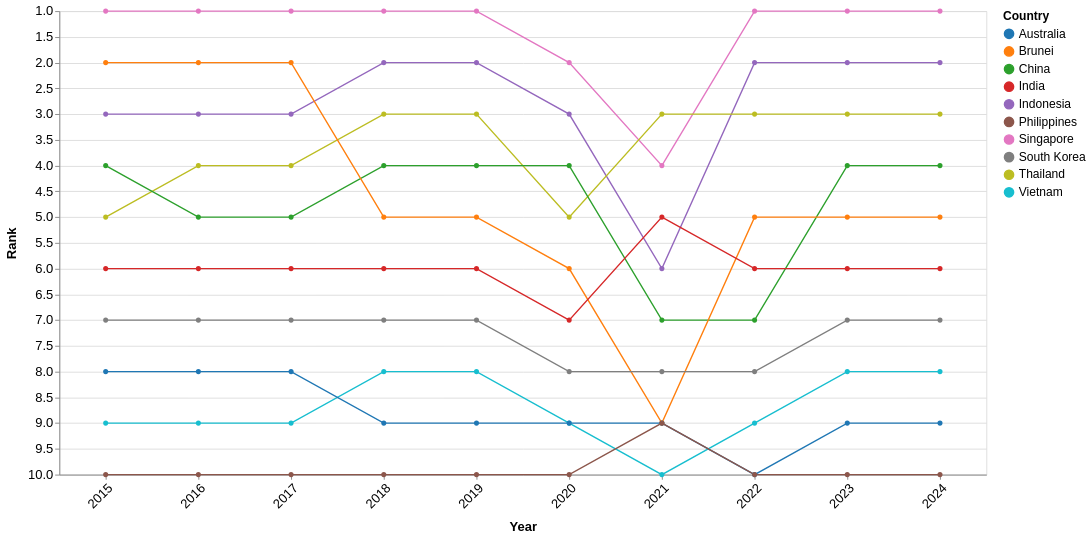

Here is the Vega-Lite specification saved for this chart:
### Vega-Lite specification from a JSON file in a GitHub repository (floating-point values rounded to 4 significant figures)
{"$schema": "https://vega.github.io/schema/vega-lite/v5.json", "width": 1000, "height": 500, "data": {"values": [{"Country": "Singapore", "year": 2024, "Visitors": 4276007, "rank": 1}, {"Country": "Singapore", "year": 2023, "Visitors": 8308230, "rank": 1}, {"Country": "Singapore", "year": 2022, "Visitors": 5222991, "rank": 1}, {"Country": "Singapore", "year": 2021, "Visitors": 16308, "rank": 4}, {"Country": "Singapore", "year": 2020, "Visitors": 1545255, "rank": 2}, {"Country": "Singapore", "year": 2019, "Visitors": 10163882, "rank": 1}, {"Country": "Singapore", "year": 2018, "Visitors": 10615986, "rank": 1}, {"Country": "Singapore", "year": 2017, "Visitors": 12441713, "rank": 1}, {"Country": "Singapore", "year": 2016, "Visitors": 13272961, "rank": 1}, {"Country": "Singapore", "year": 2015, "Visitors": 12930754, "rank": 1}, {"Country": "Indonesia", "year": 2024, "Visitors": 1786630, "rank": 2}, {"Country": "Indonesia", "year": 2023, "Visitors": 3108165, "rank": 2}, {"Country": "Indonesia", "year": 2022, "Visitors": 1481739, "rank": 2}, {"Country": "Indonesia", "year": 2021, "Visitors": 11025, "rank": 6}, {"Country": "Indonesia", "year": 2020, "Visitors": 711723, "rank": 3}, {"Country": "Indonesia", "year": 2019, "Visitors": 3623277, "rank": 2}, {"Country": "Indonesia", "year": 2018, "Visitors": 3277689, "rank": 2}, {"Country": "Indonesia", "year": 2017, "Visitors": 2796570, "rank": 3}, {"Country": "Indonesia", "year": 2016, "Visitors": 3049964, "rank": 3}, {"Country": "Indonesia", "year": 2015, "Visitors": 2788033, "rank": 3}, {"Country": "Thailand", "year": 2024, "Visitors": 813783, "rank": 3}, {"Country": "Thailand", "year": 2023, "Visitors": 1551282, "rank": 3}, {"Country": "Thailand", "year": 2022, "Visitors": 715528, "rank": 3}, {"Country": "Thailand", "year": 2021, "Visitors": 59607, "rank": 3}, {"Country": "Thailand", "year": 2020, "Visitors": 394413, "rank": 5}, {"Country": "Thailand", "year": 2019, "Visitors": 1884306, "rank": 3}, {"Country": "Thailand", "year": 2018, "Visitors": 1914692, "rank": 3}, {"Country": "Thailand", "year": 2017, "Visitors": 1836522, "rank": 4}, {"Country": "Thailand", "year": 2016, "Visitors": 1780800, "rank": 4}, {"Country": "Thailand", "year": 2015, "Visitors": 1343569, "rank": 5}, {"Country": "China", "year": 2024, "Visitors": 1449711, "rank": 4}, {"Country": "China", "year": 2023, "Visitors": 1474114, "rank": 4}, {"Country": "China", "year": 2022, "Visitors": 211363, "rank": 7}, {"Country": "China", "year": 2021, "Visitors": 7701, "rank": 7}, {"Country": "China", "year": 2020, "Visitors": 405149, "rank": 4}, {"Country": "China", "year": 2019, "Visitors": 3114257, "rank": 4}, {"Country": "China", "year": 2018, "Visitors": 2944133, "rank": 4}, {"Country": "China", "year": 2017, "Visitors": 2281666, "rank": 5}, {"Country": "China", "year": 2016, "Visitors": 2124942, "rank": 5}, {"Country": "China", "year": 2015, "Visitors": 1677163, "rank": 4}, {"Country": "Brunei", "year": 2024, "Visitors": 565999, "rank": 5}, {"Country": "Brunei", "year": 2023, "Visitors": 811833, "rank": 5}, {"Country": "Brunei", "year": 2022, "Visitors": 301757, "rank": 5}, {"Country": "Brunei", "year": 2021, "Visitors": 773, "rank": 9}, {"Country": "Brunei", "year": 2020, "Visitors": 136020, "rank": 6}, {"Country": "Brunei", "year": 2019, "Visitors": 1216123, "rank": 5}, {"Country": "Brunei", "year": 2018, "Visitors": 1382031, "rank": 5}, {"Country": "Brunei", "year": 2017, "Visitors": 1660506, "rank": 2}, {"Country": "Brunei", "year": 2016, "Visitors": 1391016, "rank": 2}, {"Country": "Brunei", "year": 2015, "Visitors": 1133555, "rank": 2}, {"Country": "India", "year": 2024, "Visitors": 537493, "rank": 6}, {"Country": "India", "year": 2023, "Visitors": 671846, "rank": 6}, {"Country": "India", "year": 2022, "Visitors": 324548, "rank": 6}, {"Country": "India", "year": 2021, "Visitors": 3916, "rank": 5}, {"Country": "India", "year": 2020, "Visitors": 155883, "rank": 7}, {"Country": "India", "year": 2019, "Visitors": 735309, "rank": 6}, {"Country": "India", "year": 2018, "Visitors": 600311, "rank": 6}, {"Country": "India", "year": 2017, "Visitors": 552739, "rank": 6}, {"Country": "India", "year": 2016, "Visitors": 638578, "rank": 6}, {"Country": "India", "year": 2015, "Visitors": 722141, "rank": 6}, {"Country": "South Korea", "year": 2024, "Visitors": 232711, "rank": 7}, {"Country": "South Korea", "year": 2023, "Visitors": 400853, "rank": 7}, {"Country": "South Korea", "year": 2022, "Visitors": 146384, "rank": 8}, {"Country": "South Korea", "year": 2021, "Visitors": 3028, "rank": 8}, {"Country": "South Korea", "year": 2020, "Visitors": 119750, "rank": 8}, {"Country": "South Korea", "year": 2019, "Visitors": 673065, "rank": 7}, {"Country": "South Korea", "year": 2018, "Visitors": 616783, "rank": 7}, {"Country": "South Korea", "year": 2017, "Visitors": 484528, "rank": 7}, {"Country": "South Korea", "year": 2016, "Visitors": 444439, "rank": 7}, {"Country": "South Korea", "year": 2015, "Visitors": 421161, "rank": 7}, {"Country": "Vietnam", "year": 2024, "Visitors": 137344, "rank": 8}, {"Country": "Vietnam", "year": 2023, "Visitors": 286083, "rank": 8}, {"Country": "Vietnam", "year": 2022, "Visitors": 123931, "rank": 9}, {"Country": "Vietnam", "year": 2021, "Visitors": 14136, "rank": 10}, {"Country": "Vietnam", "year": 2020, "Visitors": 71622, "rank": 9}, {"Country": "Vietnam", "year": 2019, "Visitors": 892716, "rank": 8}, {"Country": "Vietnam", "year": 2018, "Visitors": 786327, "rank": 8}, {"Country": "Vietnam", "year": 2017, "Visitors": 638135, "rank": 9}, {"Country": "Vietnam", "year": 2016, "Visitors": 703737, "rank": 9}, {"Country": "Vietnam", "year": 2015, "Visitors": 646891, "rank": 9}, {"Country": "Australia", "year": 2024, "Visitors": 159318, "rank": 9}, {"Country": "Australia", "year": 2023, "Visitors": 276477, "rank": 9}, {"Country": "Australia", "year": 2022, "Visitors": 118598, "rank": 10}, {"Country": "Australia", "year": 2021, "Visitors": 33451, "rank": 9}, {"Country": "Australia", "year": 2020, "Visitors": 195146, "rank": 9}, {"Country": "Australia", "year": 2019, "Visitors": 1282782, "rank": 9}, {"Country": "Australia", "year": 2018, "Visitors": 1034871, "rank": 9}, {"Country": "Australia", "year": 2017, "Visitors": 899202, "rank": 8}, {"Country": "Australia", "year": 2016, "Visitors": 737115, "rank": 8}, {"Country": "Australia", "year": 2015, "Visitors": 714047, "rank": 8}, {"Country": "Philippines", "year": 2024, "Visitors": 60100, "rank": 10}, {"Country": "Philippines", "year": 2023, "Visitors": 137781, "rank": 10}, {"Country": "Philippines", "year": 2022, "Visitors": 86462, "rank": 10}, {"Country": "Philippines", "year": 2021, "Visitors": 10229, "rank": 9}, {"Country": "Philippines", "year": 2020, "Visitors": 53889, "rank": 10}, {"Country": "Philippines", "year": 2019, "Visitors": 1114257, "rank": 10}, {"Country": "Philippines", "year": 2018, "Visitors": 1167375, "rank": 10}, {"Country": "Philippines", "year": 2017, "Visitors": 1066461, "rank": 10}, {"Country": "Philippines", "year": 2016, "Visitors": 1029488, "rank": 10}, {"Country": "Philippines", "year": 2015, "Visitors": 957408, "rank": 10}]}, "mark": {"type": "line", "point": true, "strokeWidth": 1.5}, "encoding": {"x": {"field": "year", "type": "ordinal", "title": "Year", "axis": {"labelOverlap": "parity", "labelAngle": -45}}, "y": {"field": "rank", "type": "quantitative", "title": "Rank", "scale": {"domain": [10, 1], "nice": true}, "axis": {"reverse": true}}, "color": {"field": "Country", "type": "nominal", "scale": {"scheme": "category10"}}, "tooltip": [{"field": "Country", "type": "nominal", "title": "Country"}, {"field": "year", "type": "ordinal", "title": "Year"}, {"field": "rank", "type": "quantitative", "title": "Rank"}, {"field": "Visitors", "type": "quantitative", "title": "Visitors", "format": ","}]}, "config": {"axis": {"labelFontSize": 14, "titleFontSize": 14, "titlePadding": 10}, "legend": {"labelFontSize": 13, "titleFontSize": 13, "labelPadding": 10}, "tooltip": {"labelFontSize": 15, "titleFontSize": 15}}}
